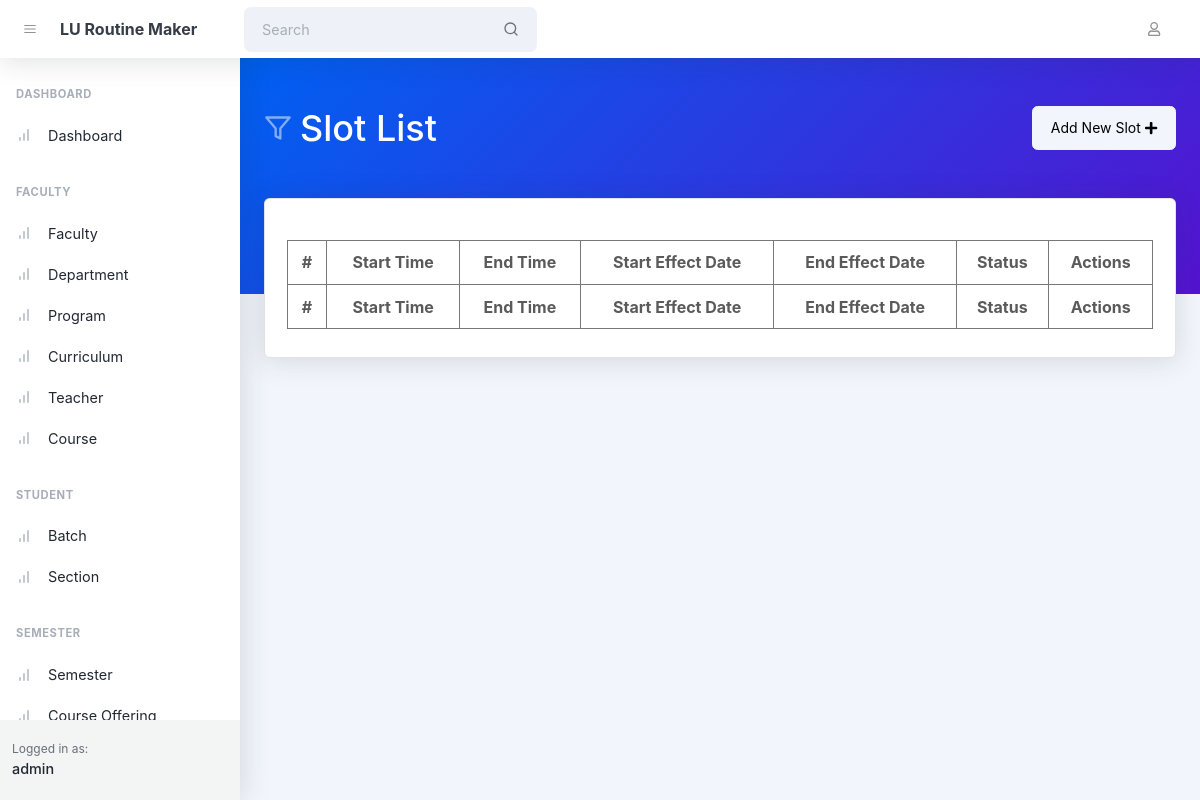
The page /slots/ (signed in) on the database as committed earlier.
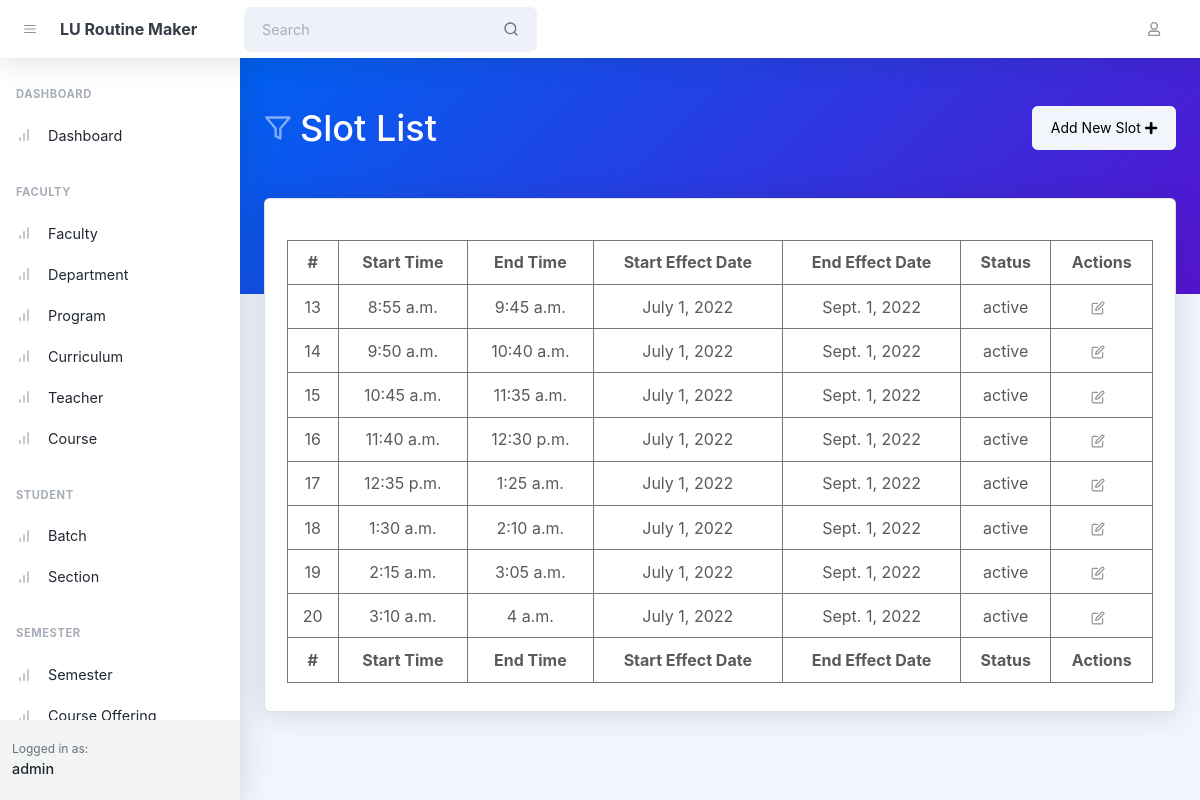
The same page on the database as committed later.
### routine/models.py (models this page shows, shortened)
class SlotDetail(AbstractTimestampModel):
    slot = models.ForeignKey(
        verbose_name=_('Slot'),
        to='routine.SlotMaster',
        related_name='details',
        on_delete=models.CASCADE
    )
    start_time = models.TimeField(verbose_name=_('Start Time'))
    end_time = models.TimeField(verbose_name=_('End Time'))
    class Meta:
        verbose_name = _('Slot Detail')
        verbose_name_plural = _('Slot Details')

class SlotMaster(AbstractTimestampModel):
    class Status(models.TextChoices):
        ACTIVE = 'active', _('Active'),
        INACTIVE = 'inactive', _('inactive')
    type = models.CharField(verbose_name=_('Title'), max_length=128)
    start_effect_date = models.DateField(verbose_name=_('Start Effect Date'))
    end_effect_date = models.DateField(verbose_name=_('End Effect Date'))
    short_description = models.TextField(
        verbose_name=_('Short Description'), blank=True)
    status = models.CharField(
        verbose_name=_('Status'),
        max_length=16,
        choices=Status.choices,
        default='active'
    )
    class Meta:
        verbose_name = _('Slot Master')
        verbose_name_plural = _('Slot Masters')

### routine/views.py (the view)
# urls.py: path('slots/', views.SlotListView.as_view(), name='slot_list'),
@method_decorator(login_required, name='dispatch')
class SlotListView(ListView):
    model = SlotDetail
    template_name = 'slot_list.html'
    context_object_name = 'slots'
    def get_context_data(self, **kwargs):
        context = super().get_context_data(**kwargs)
        context['user'] = self.request.user
        return context

### routine/templates/slot_list.html (shortened to what this page needs)
{% extends 'base.html' %}
{% block body_header %}
    <header class="page-header page-header-dark bg-gradient-primary-to-secondary pb-10">
        <div class="container-xl px-4">
            <div class="page-header-content pt-4">
                <div class="d-flex justify-content-between">
                    <div class="col-auto mt-4">
                        <h1 class="page-header-title">
                            <div class="page-header-icon"><i data-feather="filter"></i></div>
                            Slot List
                        </h1>
                    </div>
                    <div class="mt-4">
                        <a href="{% url 'routine:slot_create' %}" class="btn btn-light">Add New Slot&nbsp;<i class="fas fa-plus"></i> </a>
                    </div>
                </div>
            </div>
        </div>
    </header>
{% endblock body_header %}
{% block body %}
    <div class="container-xl px-4 mt-n10">
        <div class="card mb-4">
            <div class="card-body">
                <table id="datatablesSimple">
                    <thead>
                    <tr>
                        <th>#</th>
                        <th>Start Time</th>
                        <th>End Time</th>
                        <th>Start Effect Date</th>
                        <th>End Effect Date</th>
                        <th>Status</th>
                        <th>Actions</th>
                    </tr>
                    </thead>
                    <tfoot>
                    <tr>
                        <th>#</th>
                        <th>Start Time</th>
                        <th>End Time</th>
                        <th>Start Effect Date</th>
                        <th>End Effect Date</th>
                        <th>Status</th>
                        <th>Actions</th>
                    </tr>
                    </tfoot>
                    <tbody>
                    {% for slot in slots %}
                        <tr>
                            <td>{{ slot.id }}</td>
                            <td>{{ slot.start_time }}</td>
                            <td>{{ slot.end_time }}</td>
                            <td>{{ slot.slot.start_effect_date }}</td>
                            <td>{{ slot.slot.end_effect_date }}</td>
                            <td>{{ slot.slot.status }}</td>
                            <td class="text-center">
                                <a href="{% url 'routine:slot_update' %}?id={{ slot.id }}" class="btn btn-datatable btn-icon btn-transparent-dark me-2"><i
                                        data-feather="edit"></i></a>
                            </td>
                        </tr>
                    {% endfor %}
                    </tbody>
                </table>
            </div>
        </div>
    </div>
{% endblock %}

### templates/base.html (shortened to what this page needs)
<!DOCTYPE html>
<html lang="en">
{% load static %}
<head>
    <link href="{% static 'css/styles.css' %}" rel="stylesheet"/>
</head>
<body class="nav-fixed">
<nav class="topnav navbar navbar-expand shadow justify-content-between justify-content-sm-start navbar-light bg-white"
     id="sidenavAccordion">
    <button class="btn btn-icon btn-transparent-dark order-1 order-lg-0 me-2 ms-lg-2 me-lg-0" id="sidebarToggle"><i
            data-feather="menu"></i></button>
    <a class="navbar-brand pe-3 ps-4 ps-lg-2" href="#">LU Routine Maker</a>
    <form class="form-inline me-auto d-none d-lg-block me-3">
        <div class="input-group input-group-joined input-group-solid">
            <input class="form-control pe-0" type="search" placeholder="Search" aria-label="Search"/>
            <div class="input-group-text"><i data-feather="search"></i></div>
        </div>
    </form>
    <ul class="navbar-nav align-items-center ms-auto">
        <li class="nav-item dropdown no-caret dropdown-user me-3 me-lg-4">
            <a class="btn btn-icon btn-transparent-dark dropdown-toggle" id="navbarDropdownUserImage"
               href="javascript:void(0);" role="button" data-bs-toggle="dropdown" aria-haspopup="true"
               aria-expanded="false"><i class="far fa-user"></i></a>
        </li>
    </ul>
</nav>
<div id="layoutSidenav">
    {% include 'sidenav.html' %}
    <div id="layoutSidenav_content">
        <main>
            {% block body_header %}
            {% endblock body_header %}
            {% block body %}
            {% endblock body %}
        </main>
    </div>
</div>
</body>
</html>

### templates/sidenav.html (shortened to what this page needs)
<div id="layoutSidenav_nav">
    <nav class="sidenav shadow-right sidenav-light">
        <div class="sidenav-menu">
            <div class="nav accordion" id="accordionSidenav">
                <div class="sidenav-menu-heading">Dashboard</div>
                <a class="nav-link" href="{% url 'core:home' %}">
                    <div class="nav-link-icon"><i data-feather="bar-chart"></i></div>
                    Dashboard
                </a>
                <div class="sidenav-menu-heading">Faculty</div>
                <a class="nav-link" href="{% url 'faculty:faculty_list' %}">
                    <div class="nav-link-icon"><i data-feather="bar-chart"></i></div>
                    Faculty
                </a>
                <a class="nav-link" href="{% url 'faculty:department_list' %}">
                    <div class="nav-link-icon"><i data-feather="bar-chart"></i></div>
                    Department
                </a>
                <a class="nav-link" href="{% url 'faculty:program_list' %}">
                    <div class="nav-link-icon"><i data-feather="bar-chart"></i></div>
                    Program
                </a>
                <a class="nav-link" href="{% url 'faculty:curriculum_list' %}">
                    <div class="nav-link-icon"><i data-feather="bar-chart"></i></div>
                    Curriculum
                </a>
                <a class="nav-link" href="{% url 'faculty:teacher_list' %}">
                    <div class="nav-link-icon"><i data-feather="bar-chart"></i></div>
                    Teacher
                </a>
                <a class="nav-link" href="{% url 'faculty:course_list' %}">
                    <div class="nav-link-icon"><i data-feather="bar-chart"></i></div>
                    Course
                </a>
                <div class="sidenav-menu-heading">Student</div>
                <a class="nav-link" href="{% url 'student:batch_list' %}">
                    <div class="nav-link-icon"><i data-feather="bar-chart"></i></div>
                    Batch
                </a>
                <a class="nav-link" href="{% url 'student:section_list' %}">
                    <div class="nav-link-icon"><i data-feather="bar-chart"></i></div>
                    Section
                </a>
                <div class="sidenav-menu-heading">Semester</div>
                <a class="nav-link" href="{% url 'semester:semester_list' %}">
                    <div class="nav-link-icon"><i data-feather="bar-chart"></i></div>
                    Semester
                </a>
                <a class="nav-link" href="{% url 'semester:offer_list' %}">
                    <div class="nav-link-icon"><i data-feather="bar-chart"></i></div>
                    Course Offering
                </a>
            </div>
        </div>
        <div class="sidenav-footer">
            <div class="sidenav-footer-content">
                <div class="sidenav-footer-subtitle">Logged in as:</div>
                <div class="sidenav-footer-title">admin</div>
            </div>
        </div>
    </nav>
</div>

Rows that differ between the two databases and show on the page:
added SlotDetail: id "13", start_time "8:55 a.m.", end_time "9:45 a.m.", slot.start_effect_date "July 1, 2022", slot.end_effect_date "Sept. 1, 2022", slot.status "active"
added SlotDetail: id "14", start_time "9:50 a.m.", end_time "10:40 a.m.", slot.start_effect_date "July 1, 2022", slot.end_effect_date "Sept. 1, 2022", slot.status "active"
added SlotDetail: id "15", start_time "10:45 a.m.", end_time "11:35 a.m.", slot.start_effect_date "July 1, 2022", slot.end_effect_date "Sept. 1, 2022", slot.status "active"
added SlotDetail: id "16", start_time "11:40 a.m.", end_time "12:30 p.m.", slot.start_effect_date "July 1, 2022", slot.end_effect_date "Sept. 1, 2022", slot.status "active"
added SlotDetail: id "17", start_time "12:35 p.m.", end_time "1:25 a.m.", slot.start_effect_date "July 1, 2022", slot.end_effect_date "Sept. 1, 2022", slot.status "active"
added SlotDetail: id "18", start_time "1:30 a.m.", end_time "2:10 a.m.", slot.start_effect_date "July 1, 2022", slot.end_effect_date "Sept. 1, 2022", slot.status "active"
added SlotDetail: id "19", start_time "2:15 a.m.", end_time "3:05 a.m.", slot.start_effect_date "July 1, 2022", slot.end_effect_date "Sept. 1, 2022", slot.status "active"
added SlotDetail: id "20", start_time "3:10 a.m.", end_time "4 a.m.", slot.start_effect_date "July 1, 2022", slot.end_effect_date "Sept. 1, 2022", slot.status "active"
